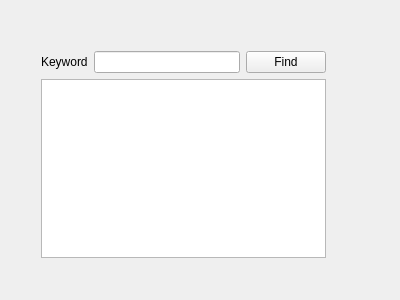
<?xml version="1.0" encoding="UTF-8"?>
<ui version="4.0">
 <class>TextFinder</class>
 <widget class="QWidget" name="TextFinder">
  <property name="geometry">
   <rect>
    <x>0</x>
    <y>0</y>
    <width>400</width>
    <height>300</height>
   </rect>
  </property>
  <property name="windowTitle">
   <string>TextFinder</string>
  </property>
  <widget class="QWidget" name="">
   <property name="geometry">
    <rect>
     <x>30</x>
     <y>40</y>
     <width>307</width>
     <height>229</height>
    </rect>
   </property>
   <layout class="QVBoxLayout" name="verticalLayout">
    <item>
     <layout class="QHBoxLayout" name="horizontalLayout">
      <item>
       <widget class="QLabel" name="label">
        <property name="text">
         <string>Keyword</string>
        </property>
       </widget>
      </item>
      <item>
       <widget class="QLineEdit" name="lineEdit"/>
      </item>
      <item>
       <widget class="QPushButton" name="findButton">
        <property name="text">
         <string>Find</string>
        </property>
       </widget>
      </item>
     </layout>
    </item>
    <item>
     <widget class="QTextEdit" name="textEdit"/>
    </item>
   </layout>
  </widget>
 </widget>
 <layoutdefault spacing="6" margin="11"/>
 <resources/>
 <connections/>
</ui>
